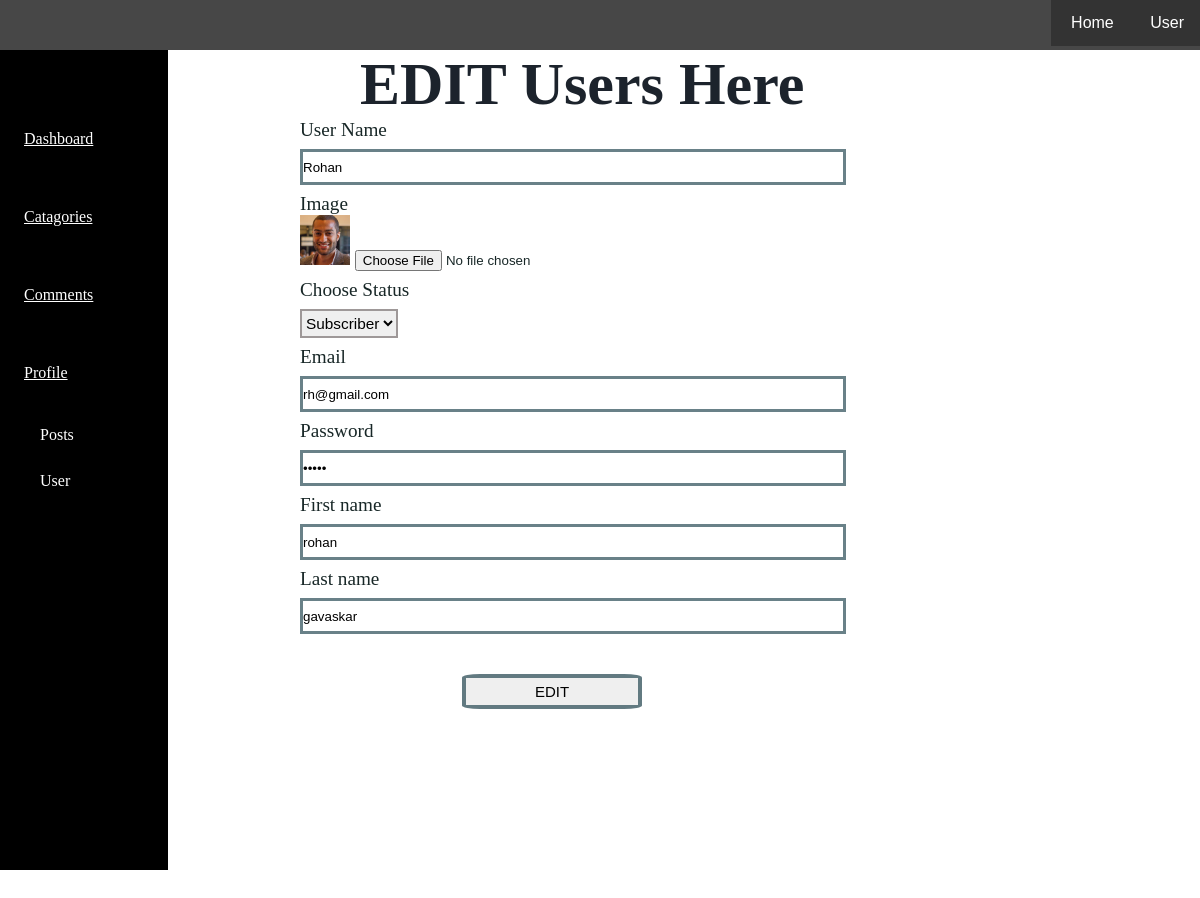
Page /includes/pagefiles/admin/users.php?source=edit_users&u_id=6 (signed in) on the committed database.
### tables this page shows
CREATE TABLE `user` (
  `userid` int(5) NOT NULL,
  `username` varchar(255) NOT NULL,
  `useremail` varchar(255) NOT NULL,
  `userpassword` varchar(255) NOT NULL,
  `fname` text NOT NULL,
  `lname` text NOT NULL,
  `userstatus` varchar(255) NOT NULL,
  `userimg` varchar(255) NOT NULL,
  `type` varchar(255) NOT NULL
);

### includes/pagefiles/admin/adincludes/edit_users.php (the view, shortened to what this page needs)
<!DOCTYPE html>
<html lang="en">
<head>
</head>
<body>
    <?php
    if(isset($_GET['u_id']))
    {
        $u_id = $_GET['u_id'];
        $user_to_edit = "SELECT * FROM user WHERE userid = $u_id";
        $user_selection = mysqli_query($connection,$user_to_edit);
        while($row_user = mysqli_fetch_assoc($user_selection))
        {
            $u_name = $row_user['username'];
            $u_img = $row_user['userimg'];
            $u_email = $row_user['useremail'];
            $u_pass = $row_user['userpassword'];
            $u_fname = $row_user['fname'];
            $u_lname = $row_user['lname'];
        }
    }
?>
    <h2 style="font-size: 60px; color: #1c232c; margin-left: 30%;">
        EDIT Users Here
    </h2>
    <div class="form">
        <form action="" enctype="multipart/form-data" method="post">
            <div class="inputs">
                <label for="">User Name</label>
                <input type="text" name="username" value="<?php echo $u_name; ?>">
            </div>
            <div class="inputs">
                <label for="">Image</label> <br>
                <img src="../images/<?php echo $u_img; ?>" alt="" style="width: 50px;">
                <input type="file" name="userimg" value="">
            </div>
            <div class="inputs">
               <label for="">Choose Status</label> <br>
                <select name="user_type_selection" id="" >
                <?php
                    if($u_type = 'admin'){
                    echo "<option value='Subscriber'>Subscriber</option>";
                  }
                ?>
                </select>
            </div>
            <div class="inputs">
                <label for="">Email</label> <br>
                <input type="email" name="useremail" value="<?php echo $u_email; ?>">
            </div>
            <div class="inputs">
                <label for="">Password</label>
                <input type="password" name="userpassword" value="<?php echo $u_pass; ?>">
            </div>
            <div class="inputs">
                <label for="">First name</label>
                <input type="text" name="fname" value="<?php echo $u_fname; ?>">
            </div>
            <div class="inputs">
                <label for="">Last name</label>
                <input type="text" name="lname" value="<?php echo $u_lname; ?>">
            </div> <br>
            <div class="inputs">
                <input type="submit" name="edituser" value="EDIT">
            </div>
        </form>
        </div>
</body>
</html>

### includes/pagefiles/admin/admin_design.css (style rules this page uses)
* { margin: 0; padding: 0; }
body { height: 200vh; }

### includes/pagefiles/admin/users.php (style rules this page uses)
input[type=text], input[type=email], input[type=password] { width: 90%; height: 30px; border: 3px solid rgba(0, 41, 54, 0.59); }
input[type=submit] { margin: 2% 0; width: 30%; height: 35spx; font-size: 15px; border: 4px solid rgba(0, 41, 54, 0.59); border-radius: 10%; }
h2 { color: red; }

### includes/pagefiles/admin/adincludes/edit_users.php (style rules this page uses)
input[type=text], input[type=date], input[type=file], input[type=email], input[type=password], select { margin: 8px 0; }
select { font-size: 80%; padding: 3px 0; border: 2px solid rgba(116, 106, 106, 0.65); }
input[type=submit] { padding: 5px 0%; margin: 10px 27%; }
.form { width: 50%; margin: 0 auto; font-size: 120%; color: #182727; }

### rows in the picture
user: username "Rohan", userimg (picture), useremail "rh@gmail.com", fname "rohan", lname "gavaskar"
